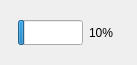
<?xml version="1.0" encoding="UTF-8"?>
<ui version="4.0">
 <class>FrmBattery</class>
 <widget class="QFrame" name="FrmBattery">
  <property name="geometry">
   <rect>
    <x>0</x>
    <y>0</y>
    <width>137</width>
    <height>65</height>
   </rect>
  </property>
  <property name="windowTitle">
   <string>Frame</string>
  </property>
  <layout class="QHBoxLayout" name="horizontalLayout_3">
   <item>
    <layout class="QHBoxLayout" name="horizontalLayout">
     <item>
      <widget class="QProgressBar" name="progressBarBatteryLevel">
       <property name="sizePolicy">
        <sizepolicy hsizetype="Fixed" vsizetype="Fixed">
         <horstretch>0</horstretch>
         <verstretch>0</verstretch>
        </sizepolicy>
       </property>
       <property name="minimumSize">
        <size>
         <width>65</width>
         <height>20</height>
        </size>
       </property>
       <property name="maximumSize">
        <size>
         <width>65</width>
         <height>25</height>
        </size>
       </property>
       <property name="value">
        <number>10</number>
       </property>
       <property name="textVisible">
        <bool>false</bool>
       </property>
      </widget>
     </item>
     <item>
      <widget class="QLabel" name="labelBatteryLevel">
       <property name="minimumSize">
        <size>
         <width>30</width>
         <height>0</height>
        </size>
       </property>
       <property name="maximumSize">
        <size>
         <width>30</width>
         <height>16777215</height>
        </size>
       </property>
       <property name="text">
        <string>10%</string>
       </property>
      </widget>
     </item>
    </layout>
   </item>
  </layout>
 </widget>
 <resources/>
 <connections/>
</ui>
